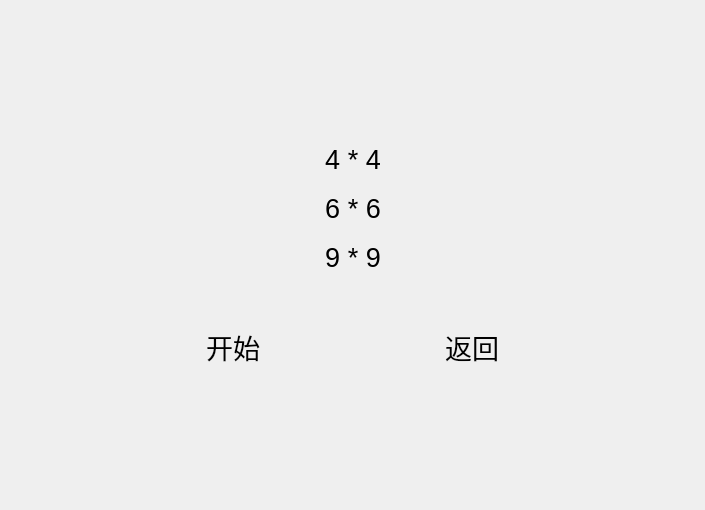
<?xml version="1.0" encoding="UTF-8"?>
<ui version="4.0">
 <class>GamePrepareWidget</class>
 <widget class="QWidget" name="GamePrepareWidget">
  <property name="geometry">
   <rect>
    <x>0</x>
    <y>0</y>
    <width>705</width>
    <height>510</height>
   </rect>
  </property>
  <property name="windowTitle">
   <string>GamePrepareWidget</string>
  </property>
  <property name="styleSheet">
   <string notr="true"/>
  </property>
  <layout class="QHBoxLayout" name="horizontalLayout_4" stretch="0,1,0">
   <property name="leftMargin">
    <number>0</number>
   </property>
   <property name="topMargin">
    <number>0</number>
   </property>
   <property name="rightMargin">
    <number>0</number>
   </property>
   <property name="bottomMargin">
    <number>0</number>
   </property>
   <item>
    <spacer name="horizontalSpacer_6">
     <property name="orientation">
      <enum>Qt::Horizontal</enum>
     </property>
     <property name="sizeHint" stdset="0">
      <size>
       <width>40</width>
       <height>20</height>
      </size>
     </property>
    </spacer>
   </item>
   <item>
    <layout class="QVBoxLayout" name="verticalLayout_2" stretch="1,0,0,0,1">
     <item>
      <spacer name="verticalSpacer">
       <property name="orientation">
        <enum>Qt::Vertical</enum>
       </property>
       <property name="sizeHint" stdset="0">
        <size>
         <width>20</width>
         <height>80</height>
        </size>
       </property>
      </spacer>
     </item>
     <item>
      <layout class="QHBoxLayout" name="horizontalLayout_3">
       <item>
        <spacer name="horizontalSpacer_4">
         <property name="orientation">
          <enum>Qt::Horizontal</enum>
         </property>
         <property name="sizeHint" stdset="0">
          <size>
           <width>40</width>
           <height>20</height>
          </size>
         </property>
        </spacer>
       </item>
       <item>
        <layout class="QVBoxLayout" name="verticalLayout">
         <property name="spacing">
          <number>10</number>
         </property>
         <item>
          <widget class="GameButton" name="btnFour">
           <property name="font">
            <font>
             <pointsize>20</pointsize>
            </font>
           </property>
           <property name="text">
            <string>4 * 4</string>
           </property>
           <property name="checkable">
            <bool>true</bool>
           </property>
           <property name="flat">
            <bool>true</bool>
           </property>
          </widget>
         </item>
         <item>
          <widget class="GameButton" name="btnSix">
           <property name="font">
            <font>
             <pointsize>20</pointsize>
            </font>
           </property>
           <property name="text">
            <string>6 * 6</string>
           </property>
           <property name="checkable">
            <bool>true</bool>
           </property>
           <property name="flat">
            <bool>true</bool>
           </property>
          </widget>
         </item>
         <item>
          <widget class="GameButton" name="btnNine">
           <property name="font">
            <font>
             <pointsize>20</pointsize>
            </font>
           </property>
           <property name="text">
            <string>9 * 9</string>
           </property>
           <property name="checkable">
            <bool>true</bool>
           </property>
           <property name="flat">
            <bool>true</bool>
           </property>
          </widget>
         </item>
        </layout>
       </item>
       <item>
        <spacer name="horizontalSpacer_5">
         <property name="orientation">
          <enum>Qt::Horizontal</enum>
         </property>
         <property name="sizeHint" stdset="0">
          <size>
           <width>40</width>
           <height>20</height>
          </size>
         </property>
        </spacer>
       </item>
      </layout>
     </item>
     <item>
      <spacer name="verticalSpacer_2">
       <property name="orientation">
        <enum>Qt::Vertical</enum>
       </property>
       <property name="sizeHint" stdset="0">
        <size>
         <width>20</width>
         <height>40</height>
        </size>
       </property>
      </spacer>
     </item>
     <item>
      <layout class="QHBoxLayout" name="horizontalLayout_2">
       <item>
        <layout class="QHBoxLayout" name="horizontalLayout" stretch="0,0,0,0,0">
         <item>
          <spacer name="horizontalSpacer_2">
           <property name="orientation">
            <enum>Qt::Horizontal</enum>
           </property>
           <property name="sizeHint" stdset="0">
            <size>
             <width>40</width>
             <height>20</height>
            </size>
           </property>
          </spacer>
         </item>
         <item alignment="Qt::AlignHCenter">
          <widget class="GameButton" name="btnStart">
           <property name="font">
            <font>
             <pointsize>20</pointsize>
            </font>
           </property>
           <property name="text">
            <string>开始</string>
           </property>
           <property name="flat">
            <bool>true</bool>
           </property>
          </widget>
         </item>
         <item>
          <spacer name="horizontalSpacer">
           <property name="orientation">
            <enum>Qt::Horizontal</enum>
           </property>
           <property name="sizeHint" stdset="0">
            <size>
             <width>40</width>
             <height>20</height>
            </size>
           </property>
          </spacer>
         </item>
         <item>
          <widget class="GameButton" name="btnCancel">
           <property name="font">
            <font>
             <pointsize>20</pointsize>
            </font>
           </property>
           <property name="text">
            <string>返回</string>
           </property>
           <property name="flat">
            <bool>true</bool>
           </property>
          </widget>
         </item>
         <item>
          <spacer name="horizontalSpacer_3">
           <property name="orientation">
            <enum>Qt::Horizontal</enum>
           </property>
           <property name="sizeHint" stdset="0">
            <size>
             <width>40</width>
             <height>20</height>
            </size>
           </property>
          </spacer>
         </item>
        </layout>
       </item>
      </layout>
     </item>
     <item>
      <spacer name="verticalSpacer_3">
       <property name="orientation">
        <enum>Qt::Vertical</enum>
       </property>
       <property name="sizeHint" stdset="0">
        <size>
         <width>20</width>
         <height>40</height>
        </size>
       </property>
      </spacer>
     </item>
    </layout>
   </item>
   <item>
    <spacer name="horizontalSpacer_7">
     <property name="orientation">
      <enum>Qt::Horizontal</enum>
     </property>
     <property name="sizeHint" stdset="0">
      <size>
       <width>40</width>
       <height>20</height>
      </size>
     </property>
    </spacer>
   </item>
  </layout>
 </widget>
 <customwidgets>
  <customwidget>
   <class>GameButton</class>
   <extends>QPushButton</extends>
   <header location="global">gameButton.h</header>
  </customwidget>
 </customwidgets>
 <resources/>
 <connections/>
</ui>
